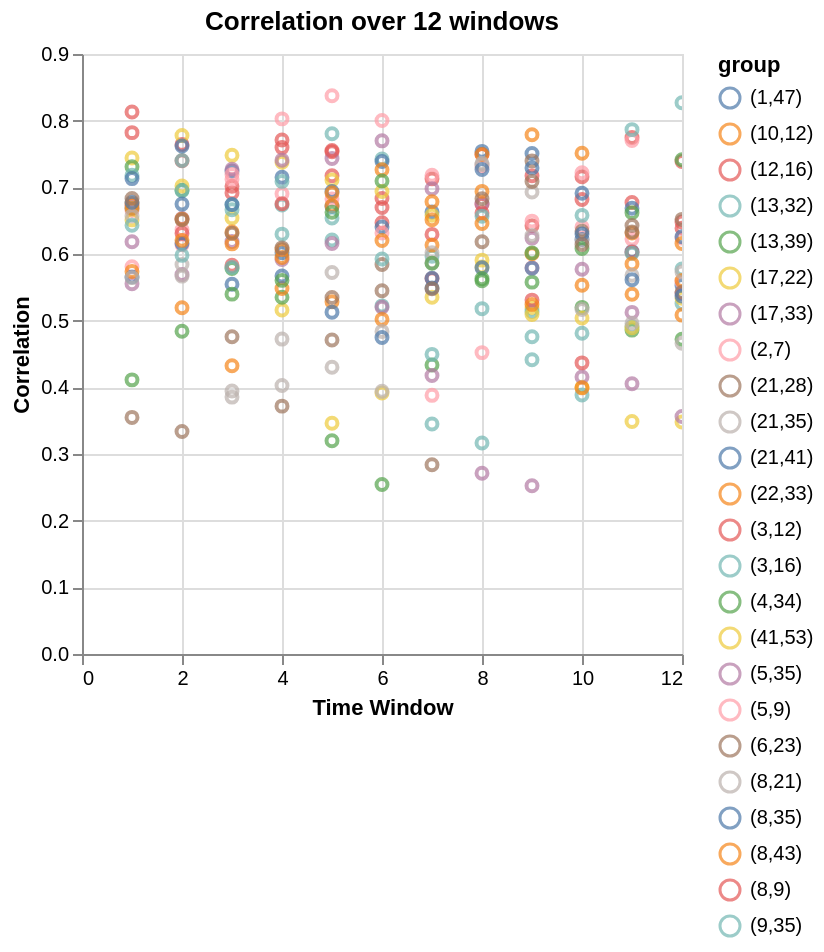

Write notebook code for a chart like this one.
### Code cell
combined_chart = alt.layer(*charts.values()).interactive()
combined_chart

### Figure 1 — Vega-Lite specification as saved in the notebook (floating-point values rounded to 4 significant figures)
{"config": {"view": {"continuousWidth": 300, "continuousHeight": 300}}, "layer": [{"data": {"name": "data-9feb51cd99888b7b1713ffa24e69620a"}, "mark": {"type": "point"}, "encoding": {"color": {"field": "group", "type": "nominal"}, "tooltip": [{"field": "x", "type": "quantitative"}, {"field": "y", "type": "quantitative"}], "x": {"field": "x", "title": "Time Window", "type": "quantitative"}, "y": {"field": "y", "title": "Correlation", "type": "quantitative"}}, "name": "view_3", "title": "Correlation over 12 windows"}, {"data": {"name": "data-8e878433d3812d1783f94df7fd3535ed"}, "mark": {"type": "point"}, "encoding": {"color": {"field": "group", "type": "nominal"}, "tooltip": [{"field": "x", "type": "quantitative"}, {"field": "y", "type": "quantitative"}], "x": {"field": "x", "title": "Time Window", "type": "quantitative"}, "y": {"field": "y", "title": "Correlation", "type": "quantitative"}}, "title": "Correlation over 12 windows"}, {"data": {"name": "data-3d405b436902ea152089eea21eeb9b9f"}, "mark": {"type": "point"}, "encoding": {"color": {"field": "group", "type": "nominal"}, "tooltip": [{"field": "x", "type": "quantitative"}, {"field": "y", "type": "quantitative"}], "x": {"field": "x", "title": "Time Window", "type": "quantitative"}, "y": {"field": "y", "title": "Correlation", "type": "quantitative"}}, "title": "Correlation over 12 windows"}, {"data": {"name": "data-a36081c02bfccd675ace3944cfe29644"}, "mark": {"type": "point"}, "encoding": {"color": {"field": "group", "type": "nominal"}, "tooltip": [{"field": "x", "type": "quantitative"}, {"field": "y", "type": "quantitative"}], "x": {"field": "x", "title": "Time Window", "type": "quantitative"}, "y": {"field": "y", "title": "Correlation", "type": "quantitative"}}, "title": "Correlation over 12 windows"}, {"data": {"name": "data-36c9960262a316b8c19ff223ff14fae5"}, "mark": {"type": "point"}, "encoding": {"color": {"field": "group", "type": "nominal"}, "tooltip": [{"field": "x", "type": "quantitative"}, {"field": "y", "type": "quantitative"}], "x": {"field": "x", "title": "Time Window", "type": "quantitative"}, "y": {"field": "y", "title": "Correlation", "type": "quantitative"}}, "title": "Correlation over 12 windows"}, {"data": {"name": "data-56c878cce84d01e0bc332f677efb9c3f"}, "mark": {"type": "point"}, "encoding": {"color": {"field": "group", "type": "nominal"}, "tooltip": [{"field": "x", "type": "quantitative"}, {"field": "y", "type": "quantitative"}], "x": {"field": "x", "title": "Time Window", "type": "quantitative"}, "y": {"field": "y", "title": "Correlation", "type": "quantitative"}}, "title": "Correlation over 12 windows"}, {"data": {"name": "data-223ddd0810bc5aec8beeb6e31a46dd82"}, "mark": {"type": "point"}, "encoding": {"color": {"field": "group", "type": "nominal"}, "tooltip": [{"field": "x", "type": "quantitative"}, {"field": "y", "type": "quantitative"}], "x": {"field": "x", "title": "Time Window", "type": "quantitative"}, "y": {"field": "y", "title": "Correlation", "type": "quantitative"}}, "title": "Correlation over 12 windows"}, {"data": {"name": "data-71a5942724b334c86dbf76add0501fbf"}, "mark": {"type": "point"}, "encoding": {"color": {"field": "group", "type": "nominal"}, "tooltip": [{"field": "x", "type": "quantitative"}, {"field": "y", "type": "quantitative"}], "x": {"field": "x", "title": "Time Window", "type": "quantitative"}, "y": {"field": "y", "title": "Correlation", "type": "quantitative"}}, "title": "Correlation over 12 windows"}, {"data": {"name": "data-d4adc4f68d56b1a7bb1902b9c65d1c31"}, "mark": {"type": "point"}, "encoding": {"color": {"field": "group", "type": "nominal"}, "tooltip": [{"field": "x", "type": "quantitative"}, {"field": "y", "type": "quantitative"}], "x": {"field": "x", "title": "Time Window", "type": "quantitative"}, "y": {"field": "y", "title": "Correlation", "type": "quantitative"}}, "title": "Correlation over 12 windows"}, {"data": {"name": "data-d48eb3a691a9811acb073d7b59d1ea68"}, "mark": {"type": "point"}, "encoding": {"color": {"field": "group", "type": "nominal"}, "tooltip": [{"field": "x", "type": "quantitative"}, {"field": "y", "type": "quantitative"}], "x": {"field": "x", "title": "Time Window", "type": "quantitative"}, "y": {"field": "y", "title": "Correlation", "type": "quantitative"}}, "title": "Correlation over 12 windows"}, {"data": {"name": "data-cb67fb2ba8582e9d903fc77e87003dfa"}, "mark": {"type": "point"}, "encoding": {"color": {"field": "group", "type": "nominal"}, "tooltip": [{"field": "x", "type": "quantitative"}, {"field": "y", "type": "quantitative"}], "x": {"field": "x", "title": "Time Window", "type": "quantitative"}, "y": {"field": "y", "title": "Correlation", "type": "quantitative"}}, "title": "Correlation over 12 windows"}, {"data": {"name": "data-743299052682072322d3869b688ac8a9"}, "mark": {"type": "point"}, "encoding": {"color": {"field": "group", "type": "nominal"}, "tooltip": [{"field": "x", "type": "quantitative"}, {"field": "y", "type": "quantitative"}], "x": {"field": "x", "title": "Time Window", "type": "quantitative"}, "y": {"field": "y", "title": "Correlation", "type": "quantitative"}}, "title": "Correlation over 12 windows"}, {"data": {"name": "data-58854dfdc1341038fc2a195a4fb293f9"}, "mark": {"type": "point"}, "encoding": {"color": {"field": "group", "type": "nominal"}, "tooltip": [{"field": "x", "type": "quantitative"}, {"field": "y", "type": "quantitative"}], "x": {"field": "x", "title": "Time Window", "type": "quantitative"}, "y": {"field": "y", "title": "Correlation", "type": "quantitative"}}, "title": "Correlation over 12 windows"}, {"data": {"name": "data-ac2fa601999840e3169592f03afcafa6"}, "mark": {"type": "point"}, "encoding": {"color": {"field": "group", "type": "nominal"}, "tooltip": [{"field": "x", "type": "quantitative"}, {"field": "y", "type": "quantitative"}], "x": {"field": "x", "title": "Time Window", "type": "quantitative"}, "y": {"field": "y", "title": "Correlation", "type": "quantitative"}}, "title": "Correlation over 12 windows"}, {"data": {"name": "data-28d4a9a3cd7f2df3ad1ff9c9af0bfd72"}, "mark": {"type": "point"}, "encoding": {"color": {"field": "group", "type": "nominal"}, "tooltip": [{"field": "x", "type": "quantitative"}, {"field": "y", "type": "quantitative"}], "x": {"field": "x", "title": "Time Window", "type": "quantitative"}, "y": {"field": "y", "title": "Correlation", "type": "quantitative"}}, "title": "Correlation over 12 windows"}, {"data": {"name": "data-fb3a2870dd2a732fcab2e8d06b8537f0"}, "mark": {"type": "point"}, "encoding": {"color": {"field": "group", "type": "nominal"}, "tooltip": [{"field": "x", "type": "quantitative"}, {"field": "y", "type": "quantitative"}], "x": {"field": "x", "title": "Time Window", "type": "quantitative"}, "y": {"field": "y", "title": "Correlation", "type": "quantitative"}}, "title": "Correlation over 12 windows"}, {"data": {"name": "data-e4ee0e0796ecba02287ef06ab99400c2"}, "mark": {"type": "point"}, "encoding": {"color": {"field": "group", "type": "nominal"}, "tooltip": [{"field": "x", "type": "quantitative"}, {"field": "y", "type": "quantitative"}], "x": {"field": "x", "title": "Time Window", "type": "quantitative"}, "y": {"field": "y", "title": "Correlation", "type": "quantitative"}}, "title": "Correlation over 12 windows"}, {"data": {"name": "data-3536b36a57d10fd4bd53f30096f94a29"}, "mark": {"type": "point"}, "encoding": {"color": {"field": "group", "type": "nominal"}, "tooltip": [{"field": "x", "type": "quantitative"}, {"field": "y", "type": "quantitative"}], "x": {"field": "x", "title": "Time Window", "type": "quantitative"}, "y": {"field": "y", "title": "Correlation", "type": "quantitative"}}, "title": "Correlation over 12 windows"}, {"data": {"name": "data-590017fbbe78b9105aa3c5ffb31bf0e2"}, "mark": {"type": "point"}, "encoding": {"color": {"field": "group", "type": "nominal"}, "tooltip": [{"field": "x", "type": "quantitative"}, {"field": "y", "type": "quantitative"}], "x": {"field": "x", "title": "Time Window", "type": "quantitative"}, "y": {"field": "y", "title": "Correlation", "type": "quantitative"}}, "title": "Correlation over 12 windows"}, {"data": {"name": "data-290d35fd3dceb035aacdc47aebfc8bd7"}, "mark": {"type": "point"}, "encoding": {"color": {"field": "group", "type": "nominal"}, "tooltip": [{"field": "x", "type": "quantitative"}, {"field": "y", "type": "quantitative"}], "x": {"field": "x", "title": "Time Window", "type": "quantitative"}, "y": {"field": "y", "title": "Correlation", "type": "quantitative"}}, "title": "Correlation over 12 windows"}, {"data": {"name": "data-e3b973ce014907936d75b1d114c06853"}, "mark": {"type": "point"}, "encoding": {"color": {"field": "group", "type": "nominal"}, "tooltip": [{"field": "x", "type": "quantitative"}, {"field": "y", "type": "quantitative"}], "x": {"field": "x", "title": "Time Window", "type": "quantitative"}, "y": {"field": "y", "title": "Correlation", "type": "quantitative"}}, "title": "Correlation over 12 windows"}, {"data": {"name": "data-381d01270f559208a75e036a11353fda"}, "mark": {"type": "point"}, "encoding": {"color": {"field": "group", "type": "nominal"}, "tooltip": [{"field": "x", "type": "quantitative"}, {"field": "y", "type": "quantitative"}], "x": {"field": "x", "title": "Time Window", "type": "quantitative"}, "y": {"field": "y", "title": "Correlation", "type": "quantitative"}}, "title": "Correlation over 12 windows"}, {"data": {"name": "data-e4709a48a390f3e7a8aea7c81751181a"}, "mark": {"type": "point"}, "encoding": {"color": {"field": "group", "type": "nominal"}, "tooltip": [{"field": "x", "type": "quantitative"}, {"field": "y", "type": "quantitative"}], "x": {"field": "x", "title": "Time Window", "type": "quantitative"}, "y": {"field": "y", "title": "Correlation", "type": "quantitative"}}, "title": "Correlation over 12 windows"}, {"data": {"name": "data-22ce0fa8c5e37fba76c3d8e483a86e32"}, "mark": {"type": "point"}, "encoding": {"color": {"field": "group", "type": "nominal"}, "tooltip": [{"field": "x", "type": "quantitative"}, {"field": "y", "type": "quantitative"}], "x": {"field": "x", "title": "Time Window", "type": "quantitative"}, "y": {"field": "y", "title": "Correlation", "type": "quantitative"}}, "title": "Correlation over 12 windows"}], "params": [{"name": "param_3", "select": {"type": "interval", "encodings": ["x", "y"]}, "bind": "scales", "views": ["view_3"]}], "$schema": "https://vega.github.io/schema/vega-lite/v5.20.1.json", "datasets": {"data-9feb51cd99888b7b1713ffa24e69620a": [{"x": 1, "y": 0.782, "group": "(3,12)"}, {"x": 2, "y": 0.7398, "group": "(3,12)"}, {"x": 3, "y": 0.7015, "group": "(3,12)"}, {"x": 4, "y": 0.771, "group": "(3,12)"}, {"x": 5, "y": 0.7174, "group": "(3,12)"}, {"x": 6, "y": 0.6467, "group": "(3,12)"}, {"x": 7, "y": 0.7127, "group": "(3,12)"}, {"x": 8, "y": 0.7493, "group": "(3,12)"}, {"x": 9, "y": 0.7173, "group": "(3,12)"}, {"x": 10, "y": 0.716, "group": "(3,12)"}, {"x": 11, "y": 0.7747, "group": "(3,12)"}, {"x": 12, "y": 0.7387, "group": "(3,12)"}], "data-8e878433d3812d1783f94df7fd3535ed": [{"x": 1, "y": 0.8129, "group": "(8,9)"}, {"x": 2, "y": 0.7644, "group": "(8,9)"}, {"x": 3, "y": 0.6917, "group": "(8,9)"}, {"x": 4, "y": 0.7596, "group": "(8,9)"}, {"x": 5, "y": 0.7534, "group": "(8,9)"}, {"x": 6, "y": 0.6833, "group": "(8,9)"}, {"x": 7, "y": 0.6294, "group": "(8,9)"}, {"x": 8, "y": 0.6742, "group": "(8,9)"}, {"x": 9, "y": 0.6425, "group": "(8,9)"}, {"x": 10, "y": 0.6817, "group": "(8,9)"}, {"x": 11, "y": 0.6773, "group": "(8,9)"}, {"x": 12, "y": 0.6387, "group": "(8,9)"}], "data-3d405b436902ea152089eea21eeb9b9f": [{"x": 1, "y": 0.7439, "group": "(41,53)"}, {"x": 2, "y": 0.7776, "group": "(41,53)"}, {"x": 3, "y": 0.6542, "group": "(41,53)"}, {"x": 4, "y": 0.516, "group": "(41,53)"}, {"x": 5, "y": 0.3461, "group": "(41,53)"}, {"x": 6, "y": 0.3916, "group": "(41,53)"}, {"x": 7, "y": 0.5353, "group": "(41,53)"}, {"x": 8, "y": 0.5805, "group": "(41,53)"}, {"x": 9, "y": 0.519, "group": "(41,53)"}, {"x": 10, "y": 0.4002, "group": "(41,53)"}, {"x": 11, "y": 0.3488, "group": "(41,53)"}, {"x": 12, "y": 0.3481, "group": "(41,53)"}], "data-a36081c02bfccd675ace3944cfe29644": [{"x": 1, "y": 0.731, "group": "(4,34)"}, {"x": 2, "y": 0.6957, "group": "(4,34)"}, {"x": 3, "y": 0.5783, "group": "(4,34)"}, {"x": 4, "y": 0.5352, "group": "(4,34)"}, {"x": 5, "y": 0.32, "group": "(4,34)"}, {"x": 6, "y": 0.2543, "group": "(4,34)"}, {"x": 7, "y": 0.4334, "group": "(4,34)"}, {"x": 8, "y": 0.5599, "group": "(4,34)"}, {"x": 9, "y": 0.5578, "group": "(4,34)"}, {"x": 10, "y": 0.52, "group": "(4,34)"}, {"x": 11, "y": 0.4859, "group": "(4,34)"}, {"x": 12, "y": 0.472, "group": "(4,34)"}], "data-36c9960262a316b8c19ff223ff14fae5": [{"x": 1, "y": 0.7182, "group": "(9,35)"}, {"x": 2, "y": 0.7403, "group": "(9,35)"}, {"x": 3, "y": 0.6739, "group": "(9,35)"}, {"x": 4, "y": 0.6735, "group": "(9,35)"}, {"x": 5, "y": 0.6211, "group": "(9,35)"}, {"x": 6, "y": 0.5222, "group": "(9,35)"}, {"x": 7, "y": 0.3451, "group": "(9,35)"}, {"x": 8, "y": 0.518, "group": "(9,35)"}, {"x": 9, "y": 0.5138, "group": "(9,35)"}, {"x": 10, "y": 0.4811, "group": "(9,35)"}, {"x": 11, "y": 0.491, "group": "(9,35)"}, {"x": 12, "y": 0.5257, "group": "(9,35)"}], "data-56c878cce84d01e0bc332f677efb9c3f": [{"x": 1, "y": 0.7131, "group": "(8,35)"}, {"x": 2, "y": 0.7619, "group": "(8,35)"}, {"x": 3, "y": 0.7245, "group": "(8,35)"}, {"x": 4, "y": 0.715, "group": "(8,35)"}, {"x": 5, "y": 0.6713, "group": "(8,35)"}, {"x": 6, "y": 0.6405, "group": "(8,35)"}, {"x": 7, "y": 0.6629, "group": "(8,35)"}, {"x": 8, "y": 0.754, "group": "(8,35)"}, {"x": 9, "y": 0.7506, "group": "(8,35)"}, {"x": 10, "y": 0.6911, "group": "(8,35)"}, {"x": 11, "y": 0.6038, "group": "(8,35)"}, {"x": 12, "y": 0.5527, "group": "(8,35)"}], "data-223ddd0810bc5aec8beeb6e31a46dd82": [{"x": 1, "y": 0.6653, "group": "(2,7)"}, {"x": 2, "y": 0.6365, "group": "(2,7)"}, {"x": 3, "y": 0.7123, "group": "(2,7)"}, {"x": 4, "y": 0.8027, "group": "(2,7)"}, {"x": 5, "y": 0.8373, "group": "(2,7)"}, {"x": 6, "y": 0.8002, "group": "(2,7)"}, {"x": 7, "y": 0.718, "group": "(2,7)"}, {"x": 8, "y": 0.7321, "group": "(2,7)"}, {"x": 9, "y": 0.6493, "group": "(2,7)"}, {"x": 10, "y": 0.722, "group": "(2,7)"}, {"x": 11, "y": 0.7703, "group": "(2,7)"}, {"x": 12, "y": 0.5581, "group": "(2,7)"}], "data-71a5942724b334c86dbf76add0501fbf": [{"x": 1, "y": 0.6512, "group": "(17,22)"}, {"x": 2, "y": 0.7019, "group": "(17,22)"}, {"x": 3, "y": 0.748, "group": "(17,22)"}, {"x": 4, "y": 0.7377, "group": "(17,22)"}, {"x": 5, "y": 0.7111, "group": "(17,22)"}, {"x": 6, "y": 0.6938, "group": "(17,22)"}, {"x": 7, "y": 0.6581, "group": "(17,22)"}, {"x": 8, "y": 0.5908, "group": "(17,22)"}, {"x": 9, "y": 0.5094, "group": "(17,22)"}, {"x": 10, "y": 0.5039, "group": "(17,22)"}, {"x": 11, "y": 0.4895, "group": "(17,22)"}, {"x": 12, "y": 0.5335, "group": "(17,22)"}], "data-d4adc4f68d56b1a7bb1902b9c65d1c31": [{"x": 1, "y": 0.6184, "group": "(5,35)"}, {"x": 2, "y": 0.6532, "group": "(5,35)"}, {"x": 3, "y": 0.7273, "group": "(5,35)"}, {"x": 4, "y": 0.7408, "group": "(5,35)"}, {"x": 5, "y": 0.6158, "group": "(5,35)"}, {"x": 6, "y": 0.5201, "group": "(5,35)"}, {"x": 7, "y": 0.4176, "group": "(5,35)"}, {"x": 8, "y": 0.2712, "group": "(5,35)"}, {"x": 9, "y": 0.2523, "group": "(5,35)"}, {"x": 10, "y": 0.4156, "group": "(5,35)"}, {"x": 11, "y": 0.5124, "group": "(5,35)"}, {"x": 12, "y": 0.5408, "group": "(5,35)"}], "data-d48eb3a691a9811acb073d7b59d1ea68": [{"x": 1, "y": 0.581, "group": "(5,9)"}, {"x": 2, "y": 0.614, "group": "(5,9)"}, {"x": 3, "y": 0.7192, "group": "(5,9)"}, {"x": 4, "y": 0.6904, "group": "(5,9)"}, {"x": 5, "y": 0.6824, "group": "(5,9)"}, {"x": 6, "y": 0.6316, "group": "(5,9)"}, {"x": 7, "y": 0.388, "group": "(5,9)"}, {"x": 8, "y": 0.4521, "group": "(5,9)"}, {"x": 9, "y": 0.5794, "group": "(5,9)"}, {"x": 10, "y": 0.6403, "group": "(5,9)"}, {"x": 11, "y": 0.6223, "group": "(5,9)"}, {"x": 12, "y": 0.6238, "group": "(5,9)"}], "data-cb67fb2ba8582e9d903fc77e87003dfa": [{"x": 1, "y": 0.5552, "group": "(17,33)"}, {"x": 2, "y": 0.5691, "group": "(17,33)"}, {"x": 3, "y": 0.6188, "group": "(17,33)"}, {"x": 4, "y": 0.5919, "group": "(17,33)"}, {"x": 5, "y": 0.7433, "group": "(17,33)"}, {"x": 6, "y": 0.7697, "group": "(17,33)"}, {"x": 7, "y": 0.6978, "group": "(17,33)"}, {"x": 8, "y": 0.6758, "group": "(17,33)"}, {"x": 9, "y": 0.6238, "group": "(17,33)"}, {"x": 10, "y": 0.5772, "group": "(17,33)"}, {"x": 11, "y": 0.4053, "group": "(17,33)"}, {"x": 12, "y": 0.3562, "group": "(17,33)"}], "data-743299052682072322d3869b688ac8a9": [{"x": 1, "y": 0.6724, "group": "(12,16)"}, {"x": 2, "y": 0.6309, "group": "(12,16)"}, {"x": 3, "y": 0.583, "group": "(12,16)"}, {"x": 4, "y": 0.6755, "group": "(12,16)"}, {"x": 5, "y": 0.7551, "group": "(12,16)"}, {"x": 6, "y": 0.6698, "group": "(12,16)"}, {"x": 7, "y": 0.5631, "group": "(12,16)"}, {"x": 8, "y": 0.6614, "group": "(12,16)"}, {"x": 9, "y": 0.5308, "group": "(12,16)"}, {"x": 10, "y": 0.4367, "group": "(12,16)"}, {"x": 11, "y": 0.6025, "group": "(12,16)"}, {"x": 12, "y": 0.6481, "group": "(12,16)"}], "data-58854dfdc1341038fc2a195a4fb293f9": [{"x": 1, "y": 0.669, "group": "(3,16)"}, {"x": 2, "y": 0.6949, "group": "(3,16)"}, {"x": 3, "y": 0.6665, "group": "(3,16)"}, {"x": 4, "y": 0.7089, "group": "(3,16)"}, {"x": 5, "y": 0.7803, "group": "(3,16)"}, {"x": 6, "y": 0.7424, "group": "(3,16)"}, {"x": 7, "y": 0.5967, "group": "(3,16)"}, {"x": 8, "y": 0.6568, "group": "(3,16)"}, {"x": 9, "y": 0.476, "group": "(3,16)"}, {"x": 10, "y": 0.3886, "group": "(3,16)"}, {"x": 11, "y": 0.6011, "group": "(3,16)"}, {"x": 12, "y": 0.5775, "group": "(3,16)"}], "data-ac2fa601999840e3169592f03afcafa6": [{"x": 1, "y": 0.5654, "group": "(1,47)"}, {"x": 2, "y": 0.616, "group": "(1,47)"}, {"x": 3, "y": 0.6743, "group": "(1,47)"}, {"x": 4, "y": 0.6018, "group": "(1,47)"}, {"x": 5, "y": 0.6938, "group": "(1,47)"}, {"x": 6, "y": 0.7387, "group": "(1,47)"}, {"x": 7, "y": 0.549, "group": "(1,47)"}, {"x": 8, "y": 0.5792, "group": "(1,47)"}, {"x": 9, "y": 0.5788, "group": "(1,47)"}, {"x": 10, "y": 0.6217, "group": "(1,47)"}, {"x": 11, "y": 0.6686, "group": "(1,47)"}, {"x": 12, "y": 0.6258, "group": "(1,47)"}], "data-28d4a9a3cd7f2df3ad1ff9c9af0bfd72": [{"x": 1, "y": 0.6685, "group": "(22,33)"}, {"x": 2, "y": 0.6204, "group": "(22,33)"}, {"x": 3, "y": 0.6329, "group": "(22,33)"}, {"x": 4, "y": 0.5484, "group": "(22,33)"}, {"x": 5, "y": 0.6916, "group": "(22,33)"}, {"x": 6, "y": 0.7264, "group": "(22,33)"}, {"x": 7, "y": 0.6133, "group": "(22,33)"}, {"x": 8, "y": 0.6456, "group": "(22,33)"}, {"x": 9, "y": 0.6003, "group": "(22,33)"}, {"x": 10, "y": 0.5531, "group": "(22,33)"}, {"x": 11, "y": 0.5852, "group": "(22,33)"}, {"x": 12, "y": 0.5084, "group": "(22,33)"}], "data-fb3a2870dd2a732fcab2e8d06b8537f0": [{"x": 1, "y": 0.5739, "group": "(10,12)"}, {"x": 2, "y": 0.5193, "group": "(10,12)"}, {"x": 3, "y": 0.4324, "group": "(10,12)"}, {"x": 4, "y": 0.6066, "group": "(10,12)"}, {"x": 5, "y": 0.6723, "group": "(10,12)"}, {"x": 6, "y": 0.6202, "group": "(10,12)"}, {"x": 7, "y": 0.6783, "group": "(10,12)"}, {"x": 8, "y": 0.6939, "group": "(10,12)"}, {"x": 9, "y": 0.5242, "group": "(10,12)"}, {"x": 10, "y": 0.3992, "group": "(10,12)"}, {"x": 11, "y": 0.5396, "group": "(10,12)"}, {"x": 12, "y": 0.5604, "group": "(10,12)"}], "data-e4ee0e0796ecba02287ef06ab99400c2": [{"x": 1, "y": 0.6758, "group": "(8,43)"}, {"x": 2, "y": 0.6523, "group": "(8,43)"}, {"x": 3, "y": 0.6152, "group": "(8,43)"}, {"x": 4, "y": 0.5947, "group": "(8,43)"}, {"x": 5, "y": 0.5283, "group": "(8,43)"}, {"x": 6, "y": 0.5019, "group": "(8,43)"}, {"x": 7, "y": 0.6513, "group": "(8,43)"}, {"x": 8, "y": 0.7492, "group": "(8,43)"}, {"x": 9, "y": 0.7788, "group": "(8,43)"}, {"x": 10, "y": 0.751, "group": "(8,43)"}, {"x": 11, "y": 0.6316, "group": "(8,43)"}, {"x": 12, "y": 0.6158, "group": "(8,43)"}], "data-3536b36a57d10fd4bd53f30096f94a29": [{"x": 1, "y": 0.6571, "group": "(21,35)"}, {"x": 2, "y": 0.5842, "group": "(21,35)"}, {"x": 3, "y": 0.3946, "group": "(21,35)"}, {"x": 4, "y": 0.4724, "group": "(21,35)"}, {"x": 5, "y": 0.5722, "group": "(21,35)"}, {"x": 6, "y": 0.4839, "group": "(21,35)"}, {"x": 7, "y": 0.5868, "group": "(21,35)"}, {"x": 8, "y": 0.7341, "group": "(21,35)"}, {"x": 9, "y": 0.6276, "group": "(21,35)"}, {"x": 10, "y": 0.5167, "group": "(21,35)"}, {"x": 11, "y": 0.5683, "group": "(21,35)"}, {"x": 12, "y": 0.5732, "group": "(21,35)"}], "data-590017fbbe78b9105aa3c5ffb31bf0e2": [{"x": 1, "y": 0.5645, "group": "(8,21)"}, {"x": 2, "y": 0.5668, "group": "(8,21)"}, {"x": 3, "y": 0.3853, "group": "(8,21)"}, {"x": 4, "y": 0.4028, "group": "(8,21)"}, {"x": 5, "y": 0.4301, "group": "(8,21)"}, {"x": 6, "y": 0.394, "group": "(8,21)"}, {"x": 7, "y": 0.6018, "group": "(8,21)"}, {"x": 8, "y": 0.7362, "group": "(8,21)"}, {"x": 9, "y": 0.693, "group": "(8,21)"}, {"x": 10, "y": 0.6205, "group": "(8,21)"}, {"x": 11, "y": 0.4962, "group": "(8,21)"}, {"x": 12, "y": 0.466, "group": "(8,21)"}], "data-290d35fd3dceb035aacdc47aebfc8bd7": [{"x": 1, "y": 0.3549, "group": "(6,23)"}, {"x": 2, "y": 0.3337, "group": "(6,23)"}, {"x": 3, "y": 0.4759, "group": "(6,23)"}, {"x": 4, "y": 0.3718, "group": "(6,23)"}, {"x": 5, "y": 0.4709, "group": "(6,23)"}, {"x": 6, "y": 0.5842, "group": "(6,23)"}, {"x": 7, "y": 0.2839, "group": "(6,23)"}, {"x": 8, "y": 0.6183, "group": "(6,23)"}, {"x": 9, "y": 0.7397, "group": "(6,23)"}, {"x": 10, "y": 0.634, "group": "(6,23)"}, {"x": 11, "y": 0.633, "group": "(6,23)"}, {"x": 12, "y": 0.5425, "group": "(6,23)"}], "data-e3b973ce014907936d75b1d114c06853": [{"x": 1, "y": 0.6775, "group": "(21,41)"}, {"x": 2, "y": 0.6749, "group": "(21,41)"}, {"x": 3, "y": 0.5547, "group": "(21,41)"}, {"x": 4, "y": 0.5669, "group": "(21,41)"}, {"x": 5, "y": 0.5128, "group": "(21,41)"}, {"x": 6, "y": 0.4748, "group": "(21,41)"}, {"x": 7, "y": 0.5635, "group": "(21,41)"}, {"x": 8, "y": 0.7268, "group": "(21,41)"}, {"x": 9, "y": 0.7291, "group": "(21,41)"}, {"x": 10, "y": 0.6301, "group": "(21,41)"}, {"x": 11, "y": 0.5613, "group": "(21,41)"}, {"x": 12, "y": 0.5371, "group": "(21,41)"}], "data-381d01270f559208a75e036a11353fda": [{"x": 1, "y": 0.643, "group": "(13,32)"}, {"x": 2, "y": 0.598, "group": "(13,32)"}, {"x": 3, "y": 0.5799, "group": "(13,32)"}, {"x": 4, "y": 0.6298, "group": "(13,32)"}, {"x": 5, "y": 0.654, "group": "(13,32)"}, {"x": 6, "y": 0.5925, "group": "(13,32)"}, {"x": 7, "y": 0.4495, "group": "(13,32)"}, {"x": 8, "y": 0.3165, "group": "(13,32)"}, {"x": 9, "y": 0.4415, "group": "(13,32)"}, {"x": 10, "y": 0.658, "group": "(13,32)"}, {"x": 11, "y": 0.7865, "group": "(13,32)"}, {"x": 12, "y": 0.8269, "group": "(13,32)"}], "data-e4709a48a390f3e7a8aea7c81751181a": [{"x": 1, "y": 0.4112, "group": "(13,39)"}, {"x": 2, "y": 0.4841, "group": "(13,39)"}, {"x": 3, "y": 0.5398, "group": "(13,39)"}, {"x": 4, "y": 0.5604, "group": "(13,39)"}, {"x": 5, "y": 0.6625, "group": "(13,39)"}, {"x": 6, "y": 0.7096, "group": "(13,39)"}, {"x": 7, "y": 0.5861, "group": "(13,39)"}, {"x": 8, "y": 0.563, "group": "(13,39)"}, {"x": 9, "y": 0.6017, "group": "(13,39)"}, {"x": 10, "y": 0.6083, "group": "(13,39)"}, {"x": 11, "y": 0.662, "group": "(13,39)"}, {"x": 12, "y": 0.7413, "group": "(13,39)"}], "data-22ce0fa8c5e37fba76c3d8e483a86e32": [{"x": 1, "y": 0.6832, "group": "(21,28)"}, {"x": 2, "y": 0.6514, "group": "(21,28)"}, {"x": 3, "y": 0.631, "group": "(21,28)"}, {"x": 4, "y": 0.6092, "group": "(21,28)"}, {"x": 5, "y": 0.5348, "group": "(21,28)"}, {"x": 6, "y": 0.545, "group": "(21,28)"}, {"x": 7, "y": 0.5478, "group": "(21,28)"}, {"x": 8, "y": 0.6828, "group": "(21,28)"}, {"x": 9, "y": 0.7087, "group": "(21,28)"}, {"x": 10, "y": 0.6142, "group": "(21,28)"}, {"x": 11, "y": 0.6429, "group": "(21,28)"}, {"x": 12, "y": 0.652, "group": "(21,28)"}]}}
